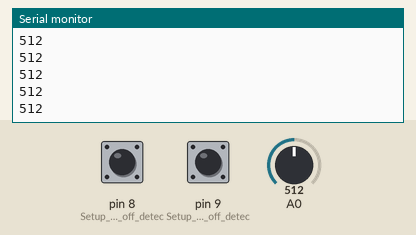
Bench run of a sketch on a simulated Arduino Uno, built with avr-gcc and run on an emulated ATmega328P. Parts: the last lines printed to the serial monitor. The test bench sets the inputs (shaded band); at power-on: pin 8 (Setup_for_leads_off_detec) LOW, A0 = 512, pin 9 (Setup_for_leads_off_detec) LOW.

Above: at 1.2 s.
1.3 s: pin 8 (Setup_for_leads_off_detec) pulled HIGH for 0.15 s
2.9 s: A0 set to 716
At 3.7 s:
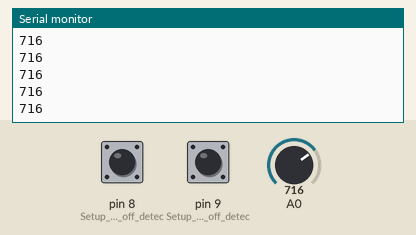
4.4 s: A0 set to 900
At 4.9 s:
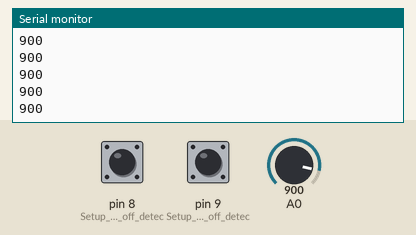
5.9 s: pin 9 (Setup_for_leads_off_detec) pulled HIGH for 0.15 s
7.5 s: pin 8 (Setup_for_leads_off_detec) pulled HIGH for 0.15 s
9.1 s: pin 9 (Setup_for_leads_off_detec) pulled HIGH for 0.15 s
Timing chart, 0 to 11.7 s (numbered marks = the images above; inputs shaded):
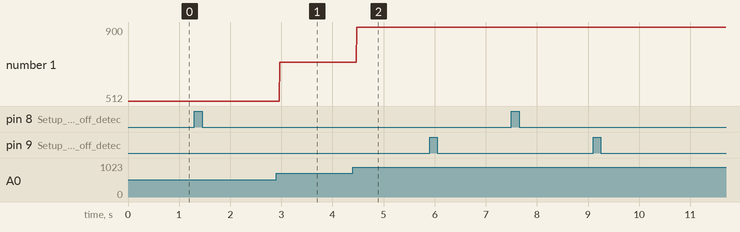

Measured:
- after the input at 2.9 s, the serial monitor: prints a new line after 0.07 s (image 1)
- after the input at 4.4 s, the serial monitor: prints a new line after 0.07 s (image 2)
- plotted number 1: 512 → 716 after the input at 2.9 s, 716 → 900 after the input at 4.4 s

The sketch:

ECG.ino
```cpp
void setup() {
Serial.begin(9600);
pinMode(8, INPUT); // Setup for leads off detection LO +
pinMode(9, INPUT); // Setup for leads off detection LO -
//Connect Output Pin To A0
}
void loop() {
if((digitalRead(8) == 1) || (digitalRead(9) == 1)){ //Checking If Electrodeds Are Connectec?
Serial.println("leads off!");
}
else{
Serial.println(analogRead(A0)); // Reading Data From A0
}
delay(1);
}
```
